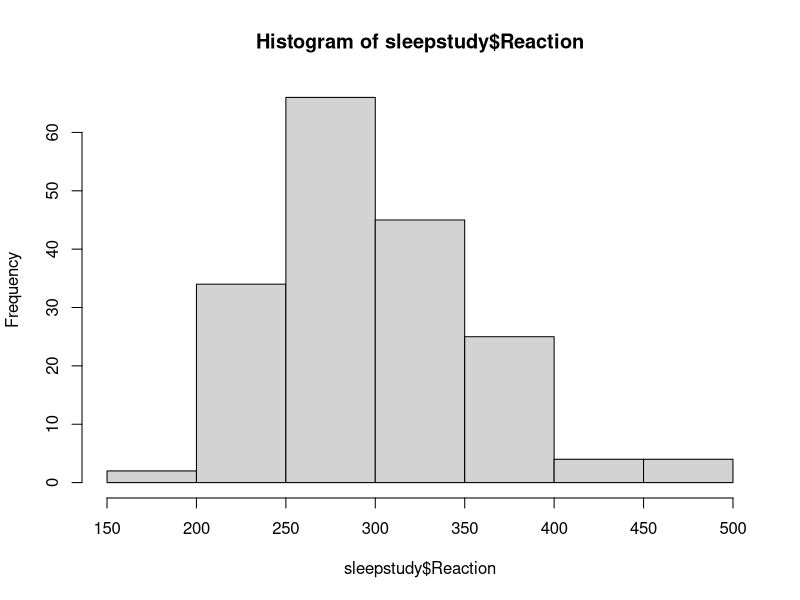
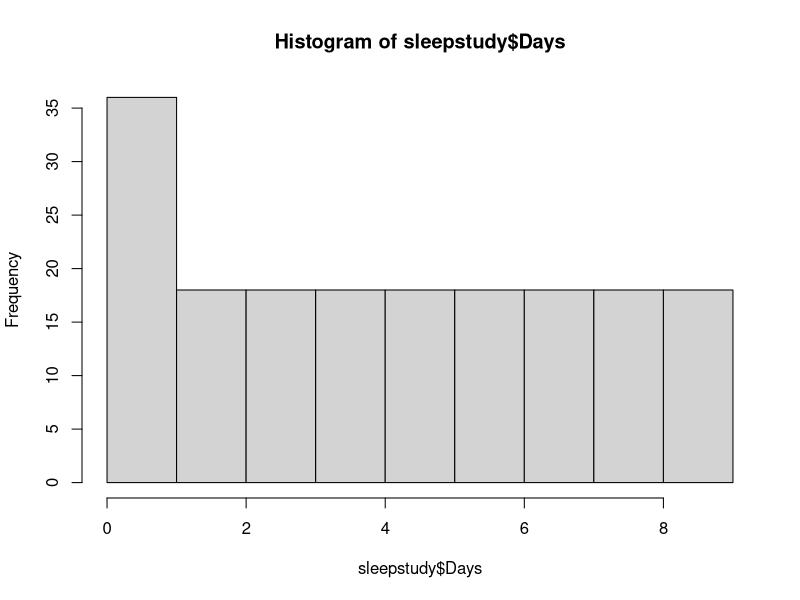

Write the R code that produced these figures, in order. (Note: this script raises an error after producing the figures.)
#1)
data(sleepstudy)
install.packages("Matrix")
library(lme4)
data(sleepstudy)
head(sleepstudy)
#B)
str(sleepstudy)
hist(sleepstudy$Reaction)
hist(sleepstudy$Days)
hist(sleepstudy$Subject)
#Reaction varibale
#Histogram
library(ggplot2)
ggplot(sleepstudy, aes(x=Reaction))+geom_histogram(fill="blue", color="black")+
  labs(title="Distribution of Reaction", x="Reaction", y="Frequency")
#Density
library(ggplot2)
ggplot(sleepstudy, aes(x = Reaction)) +
  geom_density(fill = "skyblue", color = "black") +
  labs(title = "Density Plot of Reaction", x = "Reaction", y = "Density")
#Boxplot

boxplot(sleepstudy$Reaction, main="Boxplot of reaction", 
        xlab="Reaction", col="skyblue")
#Days varibale
#hystogram
library(ggplot2)
ggplot(sleepstudy, aes(x=Days))+geom_histogram(fill="pink", color="black")+
  labs(title="Distribution of Days", x="Days", y="Frequency")
#density
ggplot(sleepstudy, aes(x = Days)) +
  geom_density(fill = "skyblue", color = "black") +
  labs(title = "Density Plot of Days", x = "Days", y = "Density")
#Boxplot
boxplot(sleepstudy$Days, main="Boxplot of Days", 
        xlab="Days", col="skyblue")
#Subject variable
ggplot(sleepstudy, aes(x=as.factor(Subject)))+geom_histogram(fill="blue", color="black")+
  labs(title="Distribution of Subject", x="Subject", y="Frequency")

ggplot(sleepstudy, aes(x = as.factor(Subject))) +
  geom_bar(fill = "blue", color = "black") +
  labs(title = "Distribution of Subject", x = "Subject", y = "Frequency")
#Boxplot for reaction for eah subject
ggplot(sleepstudy, aes(x = as.factor(Subject), y = Reaction)) +
  geom_boxplot() +
  labs(title = "Reaction Times for Each Subject", x = "Subject", y = "Reaction Time")

#Boxplot for reaction for each day 
ggplot(sleepstudy, aes(x =Days, y = Reaction)) +
  geom_boxplot() +
  labs(title = "Reaction Times for Each day", x = "Days", y = "Reaction Time")
#Scatter plot to visulize the realtion ship between reaction and days 
ggplot(sleepstudy, aes(x = Days, y = Reaction)) +
  geom_point() +
  geom_smooth(method = "lm", se = FALSE, color = "red") +
  labs(title = "Relationship between Days and Reaction ", x = "Days", y = "Reaction")

#2)
#a) Compute and report summary statistics for the key variables
summary(sleepstudy$Reaction)
summary(sleepstudy$Days)
summary(sleepstudy$Subject)
#b) Create visualizations (e.g., histograms, boxplots) to better understand the distribution of reaction times over different days.
#Boxplot of Reaction per days
ggplot(sleepstudy, aes(x = Days, y = Reaction)) +
  geom_boxplot() +
  labs(title = "Reaction Over  Days", x = "Days", y = "Reaction")
#Histogram Reaction
library(ggplot2)
ggplot(sleepstudy, aes(x=Reaction))+geom_histogram(fill="blue", color="black")+
  labs(title="Distribution of Reaction", x="Reaction", y="Frequency")

#Density for Reaction
library(ggplot2)
ggplot(sleepstudy, aes(x = Reaction)) +
  geom_density(fill = "skyblue", color = "black") +
  labs(title = "Density Plot of Reaction", x = "Reaction", y = "Density")

#3)Fitting model
install.packages("lme4")
library(lme4)
m_model <- lmer(Reaction ~ Days + (Days | Subject), data = sleepstudy)
summary(m_model)

#4)Interpretation
#The estimated variance for the random intercepts among subjects is 612.10
#The standard deviation of the random intercept among subject is 24.741
#The intercept (251.405) represents the estimated mean Reaction when Days is zero.
#The correlation between the random intercepts and the random effect of Days is low (0.07)
#The intercept (251.405) represents the estimated mean Reaction when Days is zero.
#The negative correlation between the intercept and the effect of Days (-0.138) suggests that subjects with higher initial Reaction times tend to have a smaller increase in Reaction over time.

#5) Residuals
residuals <- residuals(m_model)
#Visualization of the residuals 
library(ggplot2)
ggplot(sleepstudy, aes(x = fitted(m_model), y = residuals)) +
  geom_point() +
  labs(title = "Residual", x = "Fitted Values", y = "Residuals")
# Checking Normality if residuals
qqnorm(residuals, main = "Normal Q-Q Plot of Residuals")
qqline(residuals)
#the points on the Q-Q plot approximately fall along a straight line, it suggests that the residuals follow a normal distribution
#Plot of Residuals VS Fitted values of the model
residuals <- residuals(m_model)
fitted_values <- fitted(m_model)
plot(fitted_values, residuals, ylab = "Residuals", xlab = "Fitted Values",
     main = "Residuals vs. Fitted Values")
abline(h = 0, col = "red")